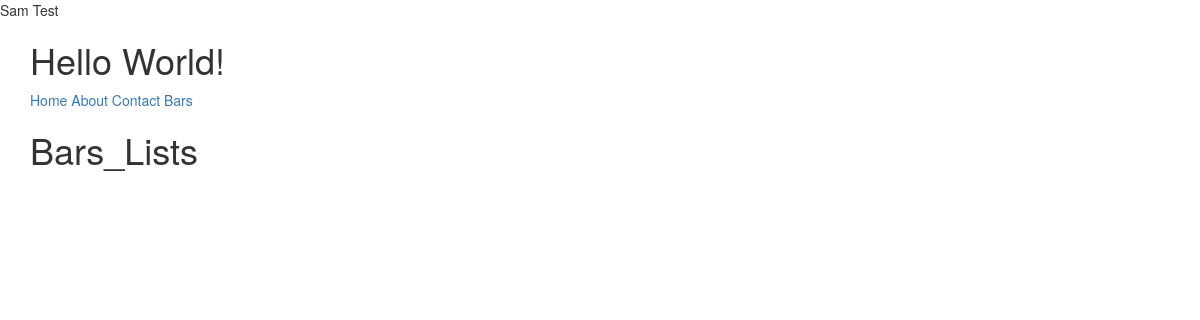
The app's page /bars/, older data.
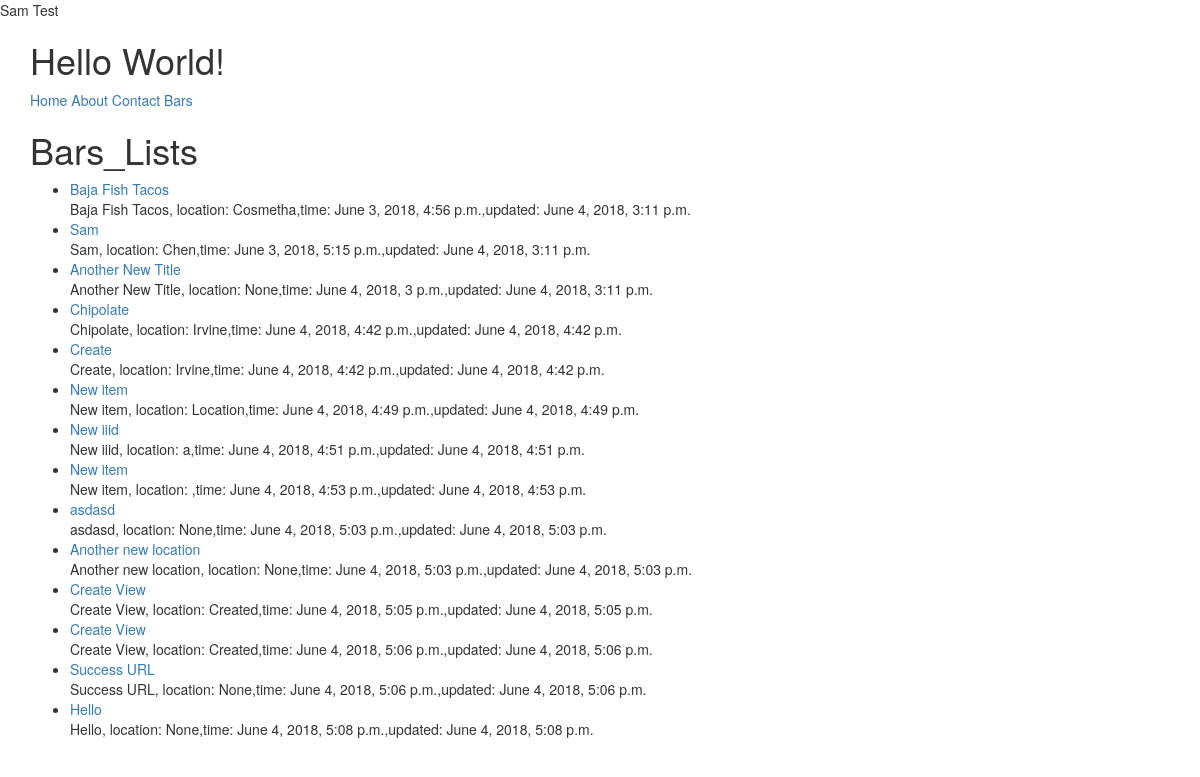
The same page, newer data.
### bars/models.py (models this page shows, shortened)
class BarsLocation(models.Model):
    owner           = models.ForeignKey(User) # Django Models Unleashed JOINCFE.com
    name            = models.CharField(max_length=120)
    location        = models.CharField(max_length=120, null=True, blank=True)
    category        = models.CharField(max_length=120, null=True, blank=True, validators=[validate_category])
    timestamp       = models.DateTimeField(auto_now_add=True)
    updated         = models.DateTimeField(auto_now=True)
    slug            = models.SlugField(null=True, blank=True)
    def __str__(self):
        return self.name
    def get_absolute_url(self):
        return reverse('bars:detail', kwargs={'slug': self.slug})

### bars/views.py (the view)
# urls.py: url(r'$', BarListView.as_view(), name='list'),
class BarListView(ListView):
    template_name = 'bars/bars_list.html'
    def get_queryset(self):
        slug = self.kwargs.get("slug")
        if slug:
            queryset = BarsLocation.objects.filter(
                Q(category__iexact=slug) |
                Q(category__icontains=slug)
            )
        else:
            queryset = BarsLocation.objects.all()
        return queryset

### bars/templates/bars/barslocation_list.html (shortened to what this page needs)
{% extends "base.html" %}
{% block content %}
<h1>Bars_Lists</h1>
<ul>
  {% for obj in object_list%}
    <li>
      <a href="{{ obj.get_absolute_url }}"> {{obj}} </a><br>
    {{ obj.name }}, location: {{obj.location}},time: {{obj.timestamp}},updated: {{obj.updated}}</li>
  {% endfor %}
</ul>
{% endblock %}

### templates/base.html (shortened to what this page needs)
<!DOCTYPE html>
<html lang=en>
  <head>Sam Test</head>
  {% include 'snippets/css.html' %}
  <body>
  {% include 'snippets/nav.html' %}
  <div class="container">
    {% block content %}
    {% endblock content %}
  </div>
  </body>
</html>

### templates/snippets/css.html (shortened to what this page needs)
<link rel="stylesheet" href="https://maxcdn.bootstrapcdn.com/bootstrap/3.3.7/css/bootstrap.min.css">
<link rel="stylesheet" href="https://maxcdn.bootstrapcdn.com/bootstrap/3.3.7/css/bootstrap-theme.min.css">

### templates/snippets/nav.html
<div class="container">
  <h1>Hello World!</h1>
  <a href="{% url "home" %}">Home</a>
  <a href="{% url "about" %}">About</a>
  <a href="{% url "contact" %}">Contact</a>
  <a href="{% url "bars:list" %}">Bars</a>
</div>

Row changes from the older to the newer data that the page shows:
added BarsLocation: name "Baja Fish Tacos", location "Cosmetha", timestamp "June 3, 2018, 4:56 p.m.", updated "June 4, 2018, 3:11 p.m."
added BarsLocation: name "Sam", location "Chen", timestamp "June 3, 2018, 5:15 p.m.", updated "June 4, 2018, 3:11 p.m."
added BarsLocation: name "Another New Title", location "None", timestamp "June 4, 2018, 3 p.m.", updated "June 4, 2018, 3:11 p.m."
added BarsLocation: name "Chipolate", location "Irvine", timestamp "June 4, 2018, 4:42 p.m.", updated "June 4, 2018, 4:42 p.m."
added BarsLocation: name "Create", location "Irvine", timestamp "June 4, 2018, 4:42 p.m.", updated "June 4, 2018, 4:42 p.m."
added BarsLocation: name "New item", location "Location", timestamp "June 4, 2018, 4:49 p.m.", updated "June 4, 2018, 4:49 p.m."
added BarsLocation: name "New iiid", location "a", timestamp "June 4, 2018, 4:51 p.m.", updated "June 4, 2018, 4:51 p.m."
added BarsLocation: name "New item", timestamp "June 4, 2018, 4:53 p.m.", updated "June 4, 2018, 4:53 p.m."
added BarsLocation: name "asdasd", location "None", timestamp "June 4, 2018, 5:03 p.m.", updated "June 4, 2018, 5:03 p.m."
added BarsLocation: name "Another new location", location "None", timestamp "June 4, 2018, 5:03 p.m.", updated "June 4, 2018, 5:03 p.m."
added BarsLocation: name "Create View", location "Created", timestamp "June 4, 2018, 5:05 p.m.", updated "June 4, 2018, 5:05 p.m."
added BarsLocation: name "Create View", location "Created", timestamp "June 4, 2018, 5:06 p.m.", updated "June 4, 2018, 5:06 p.m."
added BarsLocation: name "Success URL", location "None", timestamp "June 4, 2018, 5:06 p.m.", updated "June 4, 2018, 5:06 p.m."
added BarsLocation: name "Hello", location "None", timestamp "June 4, 2018, 5:08 p.m.", updated "June 4, 2018, 5:08 p.m."
